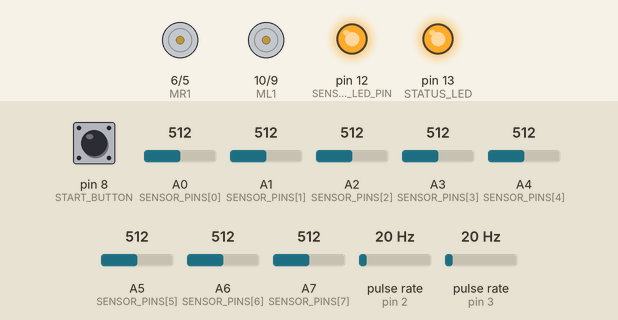
A program run on a simulated Arduino Nano, built with avr-gcc and run on an emulated ATmega328P. Shown: motor-driver pin pairs drawn as motors (green arrow = first pin HIGH = forward, orange = second pin HIGH = backward, longer = more drive), output pins drawn as LEDs (lit = HIGH). Wiring (inferred from the names in the program): 2 × pulse sensor: data pin 2 / data pin 3. The inputs (shaded band) are chosen by the test bench; at power-on: pin 8 (START_BUTTON) HIGH, A0 (SENSOR_PINS[0]) = 512, A1 (SENSOR_PINS[1]) = 512, A2 (SENSOR_PINS[2]) = 512, A3 (SENSOR_PINS[3]) = 512, A4 (SENSOR_PINS[4]) = 512, A5 (SENSOR_PINS[5]) = 512, A6 (SENSOR_PINS[6]) = 512, A7 (SENSOR_PINS[7]) = 512, pulse rate (sensors on pin 2, pin 3) 20 Hz. What the program prints to the serial monitor is not drawn.

Above: at 6.3 s.
6.4 s: pin 8 (START_BUTTON) pulled LOW for 0.15 s
At 7.2 s:
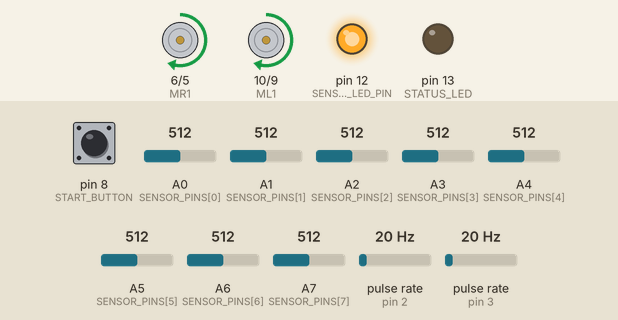
8.0 s: pin 8 (START_BUTTON) pulled LOW for 1 s
At 8.4 s:
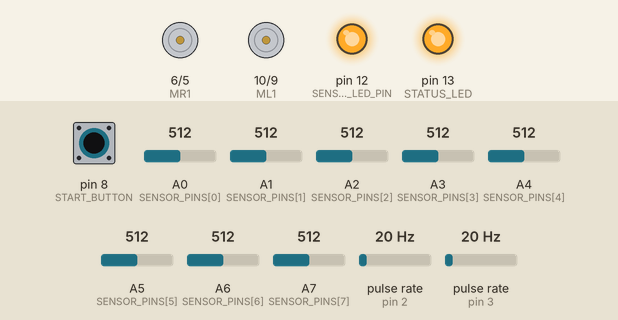
Timing chart, 0 to 11.0 s (numbered marks = the images above; inputs shaded):
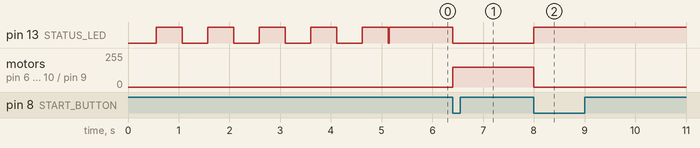

Measured:
- after the input at 6.4 s, pin 13 (STATUS_LED): HIGH → LOW at once; motor on pin 6 (MR1) / pin 5 (MR2), motor on pin 10 (ML1) / pin 9 (ML2): stopped → forward 150/255 at once
- after the input at 8.0 s, pin 13 (STATUS_LED): LOW → HIGH at once; motor on pin 6 (MR1) / pin 5 (MR2), motor on pin 10 (ML1) / pin 9 (ML2): forward 150/255 → stopped at once

The program:

main.cpp
```cpp
/*
 * Seguidor de Línea - Triple PID (Optimizado, Compatible con PlatformIO)
 * - Optimizado: Programador de intervalo fijo (menos jitter)
 * - Optimizado: Reducción de punto flotante en la lectura del sensor
 */

#include <Arduino.h>

// ----------------------------- CONFIGURACIÓN --------------------------------------
bool debugEnabled = false;   // activar/desactivar impresiones Serial
bool cascadeEnabled = false; // activar/desactivar cascada PID

enum Command {
    CALIBRATE = 1,
    SET_PWM = 2,
    SET_RPM = 3,
    SET_LINE_PID = 4,
    SET_RIGHT_PID = 5,
    SET_LEFT_PID = 6,
    SET_DEBUG = 7,
    SET_CASCADE = 8,
    SET_MODE = 9
};

enum OperationMode {
    IDLE,
    LINE_FOLLOWER
};

constexpr uint8_t ML1 = 10;
constexpr uint8_t ML2 = 9;
constexpr uint8_t MR1 = 6;
constexpr uint8_t MR2 = 5;

constexpr uint8_t SENSOR_COUNT = 8;
constexpr uint8_t SENSOR_PINS[SENSOR_COUNT] = {A0,A1,A2,A3,A4,A5,A6,A7};
constexpr uint8_t SENSOR_LED_PIN = 12;

constexpr uint8_t ENC_L_A = 2;
constexpr uint8_t ENC_L_B = 7;
constexpr uint8_t ENC_R_A = 3;
constexpr uint8_t ENC_R_B = 4;

constexpr uint8_t STATUS_LED = 13;
constexpr uint8_t START_BUTTON = 8;

constexpr int PPR = 36;  // pulsos por revolución (encoder)
// diametro de ruedas
constexpr float DiamCm = 2.0f;

// Ajusta estos valores a tu robot
constexpr float BASE_PWM = 150.0f;   // base PWM para modo no cascada
constexpr int PWM_MAX = 255;
constexpr float BASE_RPM = 120.0f;  // RPM base para cascada y modo IDLE
constexpr float MAX_RPM = 1900.0f;

const float RPM_TO_OMEGA = M_PI / 30.0f;
const float BASE_OMEGA = BASE_RPM * RPM_TO_OMEGA;

// conversión PWM a RPM (ajústala con pruebas)
// constexpr float RPM_PER_PWM = 8.0f;   // 1 PWM aprox. 8 RPM

// Tasas de bucle en microsegundos (para el nuevo programador fijo)
constexpr uint32_t LINE_SAMPLE_RATE_US = 10000;   // 10 ms
constexpr uint32_t ENCODER_SAMPLE_RATE_US = 5000;  // 5 ms
constexpr uint32_t DEBUG_SAMPLE_RATE_US = 100000; // 100 ms

// Constantes PID (ajustadas con Ziegler-Nichols: Ku=0.5, Tu=0.5s)
float LKp = 0.51f, LKi = 0.00f, LKd = 1.12f;  // PID de línea (produce offset PWM)
float MKp_L = 0.55f, MKi_L = 0.0014f, MKd_L = 0.015f; // PID de velocidad izquierda
float MKp_R = 0.55f, MKi_R = 0.0014f, MKd_R = 0.015f; // PID de velocidad derecha

// Parámetros de calibración/lectura
constexpr int CALIB_CYCLES = 500;
constexpr int SENSOR_MIN_SPAN = 40; // si max-min < esto -> sensor inválido

// Limites del integrador (previene windup)
constexpr float LINE_INT_CLAMP = 3000.0f;
constexpr float VEL_INT_CLAMP = 2000.0f;

// Centro de posición
constexpr int LINE_CENTER = 0;

// ------------------------- ESTADO GLOBAL ------------------------------------
volatile int32_t encL = 0;
volatile int32_t encR = 0;

float currentRpmL = 0.0f, currentRpmR = 0.0f;
float currentOmegaL = 0.0f, currentOmegaR = 0.0f;
float targetRpmL = 0.0f, targetRpmR = 0.0f;
float pwmL = 0.0f, pwmR = 0.0f;
float lineOut = 0.0f;

OperationMode currentMode = IDLE;
volatile bool lastButtonState = HIGH;

int minSensor[SENSOR_COUNT];
int maxSensor[SENSOR_COUNT];
float gainSensor[SENSOR_COUNT];
bool sensorValid[SENSOR_COUNT];
bool calibrated = false;

const int weights[SENSOR_COUNT] = {-3500,-2500,-1500,-500,500,1500,2500,3500};

// estado PID de línea
float lineErr = 0.0f, lineInt = 0.0f, linePrev = 0.0f;

// estado PID de velocidad
float rpmErrL = 0.0f, velPrevL = 0.0f, velIntL = 0.0f;
float rpmErrR = 0.0f, velPrevR = 0.0f, velIntR = 0.0f;

// timing
uint32_t lastLoopTime = 0;
uint32_t lastDebugTime = 0;
uint32_t lastRPMTime = 0;

float currentPos = 0.0f;

constexpr uint32_t DEBOUNCE_US = 50000; // 50 ms
static uint32_t lastButtonChange = 0;
static bool buttonState = HIGH;         // estado filtrado

// ------------------------- DECLARACIONES DE FUNCIONES -------------------------
void isrLeftA();
void isrRightA();
void initHardware();
void calibrateSensors();
int readLinePosWeighted(bool debug = false);
float pidLine(float reference, float error);
float pidSpeedL(float reference, float error);
float pidSpeedR(float reference, float error);
void setMotorsPWM(float leftPWM, float rightPWM);
void resetPIDAndSpeeds();

// ----------------------------- INTERRUPCIONES ----------------------------------
void isrLeftA() { encL++; }
void isrRightA() { encR++; }

ISR(PCINT0_vect) {
    uint32_t now = micros();
    bool raw = digitalRead(START_BUTTON);

    if ((now - lastButtonChange) > DEBOUNCE_US) {
        if (raw != buttonState) {
            buttonState = raw;
            if (buttonState == LOW) {          // flanco descendente
                currentMode = (currentMode == IDLE) ? LINE_FOLLOWER : IDLE;
                if (currentMode == LINE_FOLLOWER && !calibrated) {
                    calibrateSensors();
                }
                resetPIDAndSpeeds();
                digitalWrite(STATUS_LED, currentMode == IDLE ? HIGH : LOW);
            }
        }
    }
    lastButtonChange = now;
}

// ----------------------------- SETUP ---------------------------------------
void setup() {
    Serial.begin(115200);
    delay(50);
    Serial.println("Inicio del seguidor de línea (optimizado)");
    initHardware();
    calibrateSensors();
    digitalWrite(STATUS_LED, currentMode == IDLE ? HIGH : LOW);

    lastLoopTime = micros();
    lastDebugTime = micros();
    lastRPMTime = micros();
}

// ------------------------------ LOOP ---------------------------------------
void loop() {
    uint32_t now = micros();

    // Procesar comandos seriales
    if (Serial.available()) {
        bool succes = false;
        int cmd = Serial.parseInt();
        switch (cmd) {
            case CALIBRATE:
                calibrateSensors();
                digitalWrite(STATUS_LED, currentMode == IDLE ? HIGH : LOW);
                succes = true;
                break;
            case SET_DEBUG:
                debugEnabled = Serial.parseInt();
                succes = true;
                break;
            case SET_CASCADE:
                cascadeEnabled = Serial.parseInt();
                succes = true;
                break;
            case SET_LINE_PID:
                LKp = Serial.parseFloat();
                LKi = Serial.parseFloat();
                LKd = Serial.parseFloat();
                succes = true;
                break;
            case SET_RIGHT_PID:
                MKp_R = Serial.parseFloat();
                MKi_R = Serial.parseFloat();
                MKd_R = Serial.parseFloat();
                succes = true;
                break;
            case SET_LEFT_PID:
                MKp_L = Serial.parseFloat();
                MKi_L = Serial.parseFloat();
                MKd_L = Serial.parseFloat();
                succes = true;
                break;
            case SET_PWM:
                {
                    float l = Serial.parseFloat();
                    float r = Serial.parseFloat();
                    if (l != 0 && r != 0) {
                        pwmL = l;
                        pwmR = r;
                        succes = true;
                    } else {
                        succes = false;
                    }
                }
                break;
            case SET_RPM:
                {
                    float rl = Serial.parseFloat();
                    float rr = Serial.parseFloat();
                    targetRpmL = rl;
                    targetRpmR = rr;
                    succes = true;
                }
                break;
            case SET_MODE:
                currentMode = (OperationMode)Serial.parseInt();
                if (currentMode == LINE_FOLLOWER && !calibrated) {
                    calibrateSensors();
                }
                resetPIDAndSpeeds();
                digitalWrite(STATUS_LED, currentMode == IDLE ? HIGH : LOW);
                succes = true;
                break;
            default:
                break;
        }
        if (succes) {
            Serial.print("OK ");
            Serial.println(cmd);
        }
    }

    // Calcular RPMs cada 5 ms
    if (now - lastRPMTime >= ENCODER_SAMPLE_RATE_US) {
        uint32_t dt = now - lastRPMTime;
        if (dt == 0) return;
        lastRPMTime = now;

        static int32_t prevL = 0, prevR = 0;
        noInterrupts();
        int32_t dl = encL - prevL;
        int32_t dr = encR - prevR;
        prevL = encL;
        prevR = encR;
        interrupts();

        currentRpmL = (dl * 60000000.0f / (float)PPR) / (float)dt;
        currentRpmR = (dr * 60000000.0f / (float)PPR) / (float)dt;

        currentOmegaL = currentRpmL * RPM_TO_OMEGA;
        currentOmegaR = currentRpmR * RPM_TO_OMEGA;
    }

    // ------- Control de motores -------
    switch (currentMode) {
    case IDLE:
        if (now - lastLoopTime >= LINE_SAMPLE_RATE_US) {
            lastLoopTime = now;
            currentPos = (float)readLinePosWeighted();
        }
        if (targetRpmL != 0 || targetRpmR != 0) {
            rpmErrL = targetRpmL - currentRpmL;
            rpmErrR = targetRpmR - currentRpmR;
            float pidOutL = pidSpeedL(targetRpmL, rpmErrL);
            float pidOutR = pidSpeedR(targetRpmR, rpmErrR);
            pwmL = BASE_PWM + pidOutL;   // PWM = PWM + PID
            pwmR = BASE_PWM + pidOutR;
        }
        break;

    case LINE_FOLLOWER:
        if (now - lastLoopTime >= LINE_SAMPLE_RATE_US) {
            lastLoopTime = now;
            currentPos = (float)readLinePosWeighted();
            lineErr = LINE_CENTER - currentPos;
            lineOut = pidLine(LINE_CENTER, lineErr);

            if (cascadeEnabled) {
                // Usa cascade control para obtener PWM
                float omegaOffset = lineOut * RPM_TO_OMEGA;
                float targetOmegaL = BASE_OMEGA + omegaOffset;
                float targetOmegaR = BASE_OMEGA - omegaOffset;

                float omegaErrL = targetOmegaL - currentOmegaL;
                float omegaErrR = targetOmegaR - currentOmegaR;

                float pidOutL = pidSpeedL(targetOmegaL, omegaErrL);
                float pidOutR = pidSpeedR(targetOmegaR, omegaErrR);

                pwmL = BASE_PWM + pidOutL;   // PWM = PWM + PID
                pwmR = BASE_PWM + pidOutR;
            } else {
                // Modo no-cascada: PWM directo
                pwmL = BASE_PWM + lineOut;
                pwmR = BASE_PWM - lineOut;
            }

            // Saturación intermedia
            pwmL = constrain(pwmL, -PWM_MAX, PWM_MAX);
            pwmR = constrain(pwmR, -PWM_MAX, PWM_MAX);
        }
        break;

    default:
        pwmL = 0;
        pwmR = 0;
        break;
    }

    setMotorsPWM(pwmL, pwmR);

    // Debug cada 100 ms
    if (now - lastDebugTime >= DEBUG_SAMPLE_RATE_US) {
        lastDebugTime = now;
        if (debugEnabled) {
            String msg = String(now) + "," + String(currentPos) + "," +
                         String(currentOmegaL) + "," + String(currentOmegaR) + "," +
                         String(lineOut) + "," + String(pwmL) + "," + String(pwmR);
            Serial.println(msg);
        }
    }
}

// --------------------------- INICIALIZACIÓN DE HARDWARE ---------------------------------
void initHardware() {
    pinMode(ML1, OUTPUT);
    pinMode(ML2, OUTPUT);
    pinMode(MR1, OUTPUT);
    pinMode(MR2, OUTPUT);

    pinMode(SENSOR_LED_PIN, OUTPUT);
    digitalWrite(SENSOR_LED_PIN, HIGH);

    pinMode(ENC_L_A, INPUT_PULLUP);
    pinMode(ENC_R_A, INPUT_PULLUP);
    pinMode(START_BUTTON, INPUT_PULLUP);
    pinMode(STATUS_LED, OUTPUT);

    attachInterrupt(digitalPinToInterrupt(ENC_L_A), isrLeftA, RISING);
    attachInterrupt(digitalPinToInterrupt(ENC_R_A), isrRightA, RISING);

    // Enable pin change interrupt for START_BUTTON (pin 8, PCINT0)
    PCICR |= (1 << PCIE0);
    PCMSK0 |= (1 << PCINT0);

    for (int i = 0; i < SENSOR_COUNT; ++i) {
        minSensor[i] = 1023;
        maxSensor[i] = 0;
        gainSensor[i] = 0.0f;
        sensorValid[i] = false;
    }

    // ensure PWM pins start at 0
    analogWrite(ML1, 0);
    analogWrite(ML2, 0);
    analogWrite(MR1, 0);
    analogWrite(MR2, 0);

    // Set PWM frequency to ~8kHz for quieter motor operation (Timer 1 and Timer 0)
    // TCCR1B = (TCCR1B & 0xF8) | 0x01; // Timer 1 prescaler 1
    // TCCR0B = (TCCR0B & 0xF8) | 0x01; // Timer 0 prescaler 1

    // Optimize ADC for faster sensor readings (prescaler 16)
    ADCSRA = (ADCSRA & 0xF8) | 0x04; // Set ADC prescaler to 16 for ~77kHz sampling
}

// --------------------------- CALIBRACIÓN DE SENSORES -----------------------------
void calibrateSensors() {
    digitalWrite(STATUS_LED, HIGH);
    Serial.println("Calibrando sensores...");

    for (int k = 0; k < CALIB_CYCLES; ++k) {
        for (int i = 0; i < SENSOR_COUNT; ++i) {
            int v = analogRead(SENSOR_PINS[i]);
            if (v < minSensor[i]) minSensor[i] = v;
            if (v > maxSensor[i]) maxSensor[i] = v;
        }
        if (k % 50 == 0) {
            digitalWrite(STATUS_LED, !digitalRead(STATUS_LED));
        }
        delay(10);
    }

    for (int i = 0; i < SENSOR_COUNT; ++i) {
        int span = maxSensor[i] - minSensor[i];
        if (span < SENSOR_MIN_SPAN) {
            sensorValid[i] = false;
            gainSensor[i] = 0.0f;
        } else {
            sensorValid[i] = true;
            gainSensor[i] = 1000.0f / (float)span;
        }
    }

    digitalWrite(STATUS_LED, LOW);
    // impmire valores maximos y minimos
    for (int i = 0; i < SENSOR_COUNT; ++i) {
        Serial.print("Sensor ");
        Serial.print(i);
        Serial.print(" min: ");
        Serial.print(minSensor[i]);
        Serial.print(" max: ");
        Serial.print(maxSensor[i]);
        Serial.print(" gain: ");
        Serial.println(gainSensor[i]);
    }
    Serial.println("Sensores calibrados.");
    calibrated = true;
}

// ----------------------- LEER POSICIÓN DE LÍNEA (ponderada) ---------------------
int readLinePosWeighted(bool debug) {
    long weightedSum = 0;
    long sum = 0;
    if (debug) Serial.print("Lecturas: ");

    for (int i = 0; i < SENSOR_COUNT; ++i) {
        int raw = analogRead(SENSOR_PINS[i]);
        if (!sensorValid[i]) continue;

        if (debug) {
            Serial.print(raw);
            Serial.print(" ");
        }

        int val = (int)(((float)raw - (float)minSensor[i]) * gainSensor[i] + 0.5f);
        if (debug) {
            Serial.print(val);
            Serial.print(" ");
        }

        if (val < 0) val = 0;
        else if (val > 1000) val = 1000;

        weightedSum += (long)val * (long)weights[i];
        sum += val;
    }

    if (sum == 0) return 0;
    int pos = (int)(weightedSum / sum);
    if (debug) {
        Serial.print("Pos: ");
        Serial.println(pos);
    }
    return pos;
}

// ------------------------------- PID DE LÍNEA ----------------------------------
float pidLine(float reference, float error) {
    lineErr = error;
    float der = lineErr - linePrev;
    lineInt += lineErr;

    if (lineInt > LINE_INT_CLAMP) lineInt = LINE_INT_CLAMP;
    else if (lineInt < -LINE_INT_CLAMP) lineInt = -LINE_INT_CLAMP;

    float out = LKp * lineErr + LKi * lineInt + LKd * der;
    linePrev = lineErr;
    return out;
}

// --------------------------- PID VELOCIDAD IZQUIERDA --------------------------------
float pidSpeedL(float reference, float error) {
    rpmErrL = error;
    float der = rpmErrL - velPrevL;
    velIntL += rpmErrL;

    if (velIntL > VEL_INT_CLAMP) velIntL = VEL_INT_CLAMP;
    else if (velIntL < -VEL_INT_CLAMP) velIntL = -VEL_INT_CLAMP;

    float out = MKp_L * rpmErrL + MKi_L * velIntL + MKd_L * der;
    velPrevL = rpmErrL;
    return out;
}

// --------------------------- PID VELOCIDAD DERECHA -------------------------------
float pidSpeedR(float reference, float error) {
    rpmErrR = error;
    float der = rpmErrR - velPrevR;
    velIntR += rpmErrR;

    if (velIntR > VEL_INT_CLAMP) velIntR = VEL_INT_CLAMP;
    else if (velIntR < -VEL_INT_CLAMP) velIntR = -VEL_INT_CLAMP;

    float out = MKp_R * rpmErrR + MKi_R * velIntR + MKd_R * der;
    velPrevR = rpmErrR;
    return out;
}

// ----------------------------- CONTROL DE MOTORES -------------------------------
void setMotorsPWM(float leftPWM, float rightPWM) {
    leftPWM = constrain(leftPWM, -PWM_MAX, PWM_MAX);
    rightPWM = constrain(rightPWM, -PWM_MAX, PWM_MAX);

    if (leftPWM >= 0) {
        analogWrite(ML1, leftPWM);
        analogWrite(ML2, 0);
    } else {
        analogWrite(ML1, 0);
        analogWrite(ML2, -leftPWM);
    }

    if (rightPWM >= 0) {
        analogWrite(MR1, rightPWM);
        analogWrite(MR2, 0);
    } else {
        analogWrite(MR1, 0);
        analogWrite(MR2, -rightPWM);
    }
}

void resetPIDAndSpeeds() {
    // reset speeds
    currentRpmL = 0.0f;
    currentRpmR = 0.0f;
    currentOmegaL = 0.0f;
    currentOmegaR = 0.0f;
    targetRpmL = 0.0f;
    targetRpmR = 0.0f;
    pwmL = 0.0f;
    pwmR = 0.0f;
    lineOut = 0.0f;

    // reset PID line
    lineErr = 0.0f;
    lineInt = 0.0f;
    linePrev = 0.0f;

    // reset PID speed L
    rpmErrL = 0.0f;
    velPrevL = 0.0f;
    velIntL = 0.0f;

    // reset PID speed R
    rpmErrR = 0.0f;
    velPrevR = 0.0f;
    velIntR = 0.0f;

    currentPos = 0.0f;
}
```
